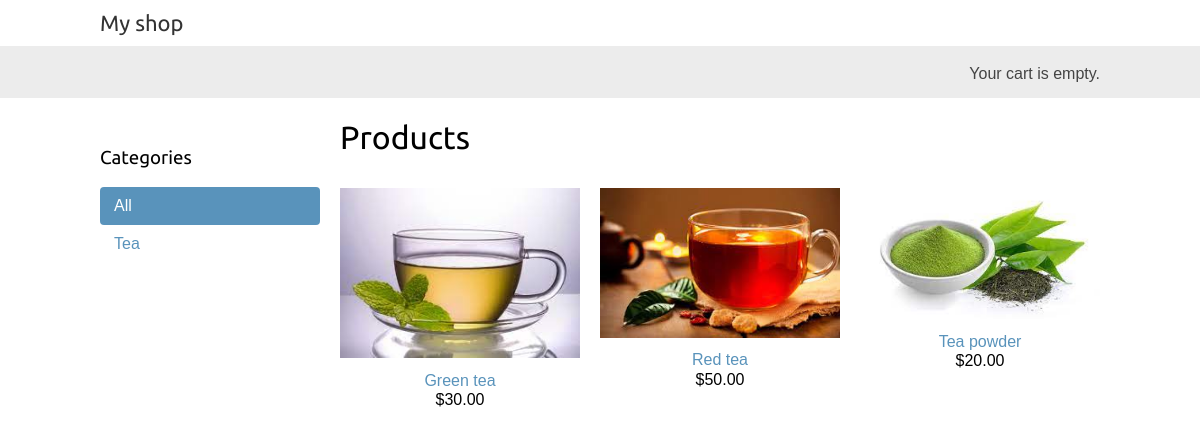
The page / on the database its author committed.
### shop/models.py (models this page shows, shortened)
class Category(models.Model):
    name = models.CharField(max_length=200)
    slug = models.SlugField(max_length=200, unique=True)
    class Meta:
        ordering = ['name']
        indexes = [
            models.Index(fields=['name']),
        ]
        verbose_name = 'category'
        verbose_name_plural = 'categories'
    def get_absolute_url(self):
        return reverse('shop:product_list_by_category', args=[self.slug])

class Product(models.Model):
    category = models.ForeignKey(Category,
                                on_delete=models.CASCADE,
                                related_name='products')
    name = models.CharField(max_length=200)
    slug = models.SlugField(max_length=200)
    image = models.ImageField(upload_to='products/%Y/%m/%d', blank=True)
    description = models.TextField(blank=True)
    price = models.DecimalField(max_digits=10, decimal_places=2)
    available = models.BooleanField(default=True)
    created = models.DateTimeField(auto_now_add=True)
    updated = models.DateTimeField(auto_now=True)
    class Meta:
        ordering = ['name']
        indexes = [
            models.Index(fields=['id', 'slug']),
            models.Index(fields=['name']),
            models.Index(fields=['-created']),
        ]
    def get_absolute_url(self):
        return reverse('shop:product_detail',
                        args=[self.id, self.slug])

### shop/views.py (the view)
# urls.py: path('', views.product_list, name='product_list'),
def product_list(request, category_slug=None):
    category = None
    categories = Category.objects.all()
    products = Product.objects.filter(available=True)
    if category_slug:
        category = get_object_or_404(Category, slug=category_slug)
        products = products.filter(category=category)
    context = {
        'category': category,
        'categories': categories,
        'products': products
    }
    return render(request,
                'shop/product/list.html', context)

### cart/cart.py (called while the page is built)
    def __len__(self):
        return sum(item['quantity'] for item in self.cart.values())

### cart/context_processors.py (called while the page is built)
def cart(request):
    return {'cart': Cart(request)}

### shop/templates/shop/product/list.html (shortened to what this page needs)
{% extends 'shop/base.html' %}
{% load static %}
{% block content %}
    <div id="sidebar">
        <h3>Categories</h3>
        <ul>
            <li {% if not category %} class="selected"{% endif %}>
                <a href="{% url 'shop:product_list' %}">All</a>
            </li>
            {% for c in categories %}
                <li {% if category.slug == c.slug %}class="selected"{% endif %}>
                    <a href="{{ c.get_absolute_url }}">{{ c.name }}</a>
                </li>
            {% endfor %}
        </ul>
    </div>
    <div id="main" class="product-list">
        <h1>{% if category %}{{ category.name }}{% else %}Products{% endif %}</h1>
        {% for product in products %}
            <div class="item">
                <a href="{{ product.get_absolute_url }}">
                    <img src="{% if product.image %}{{ product.image.url }}{% else %}
                    {% static 'img/no_image.png' %} {% endif %}" alt="Profile picture">
                </a>
                <a href="{{ product.get_absolute_url }}">{{ product.name }}</a>
                <br>
                ${{ product.price }}
            </div>
        {% endfor %}
    </div>
{% endblock %}

### shop/templates/shop/base.html (shortened to what this page needs)
{% load static %}
<!DOCTYPE html>
<html lang="en">
<head>
    <link rel="stylesheet" href="{% static 'css/base.css' %}">
</head>
<body>
    <div id="header">
        <a href="/" class="logo">My shop</a>
    </div>
    <div id="subheader">
        <div class="cart">
            {% with total_items=cart|length %}
                {% if total_items > 0 %}
                    Your cart:
                        <a href="{% url 'cart:cart_detail' %}">
                            {{ total_items }} item{{ total_items|pluralize }},
                            ${{ cart.get_total_price }}
                        </a>
                {% else %}
                    Your cart is empty.
                {% endif %}
            {% endwith %}
        </div>
    </div>
    <div id="content">
        {% block content %}
        {% endblock %}
    </div>
</body>
</html>

### shop/static/css/base.css (style rules this page uses)
body { margin:0; padding:0; font-family:helvetica, sans-serif; }
h1, h2, h3, h4, h5 , h6 { font-family: 'Ubuntu', sans-serif; font-weight:normal; }
a { text-decoration:none; color:#5993bb; }
#header { padding:10px 100px; font-size:18px; overflow:auto; }
#subheader { background:#ececec; color:#444; padding:15px 100px; overflow:auto; }
#header .logo { font-family: 'Ubuntu', sans-serif; float:left; color:#333; font-size:22px; margin-right:10%; }
#subheader .cart { float:right; padding-top:4px; }
#content { padding:0 100px; overflow:hidden; }
#sidebar { width:220px; padding:30px 20px 0 0; float:left; }
#sidebar ul { margin:0; padding:0; }
#sidebar ul li { margin:0; list-style:none; padding:10px 14px; }
#sidebar ul li a { display:block; }
#sidebar ul li.selected { background:#5993bb; border-radius:4px; }
#sidebar ul li.selected a { color:#fff; }
#main { float:left; width: 96%; margin-right:-220px; overflow:hidden; }
.product-list .item { width:25%; padding:10px 20px 10px 0; float:left; text-align:center; line-height:1.2; }
.product-list .item img { width:100%; margin-bottom:8px; }

### rows shown on the page
Category: name "Tea"
Product: image (picture), name "Green tea", price "30.00"
Product: image (picture), name "Red tea", price "50.00"
Product: image (picture), name "Tea powder", price "20.00"
